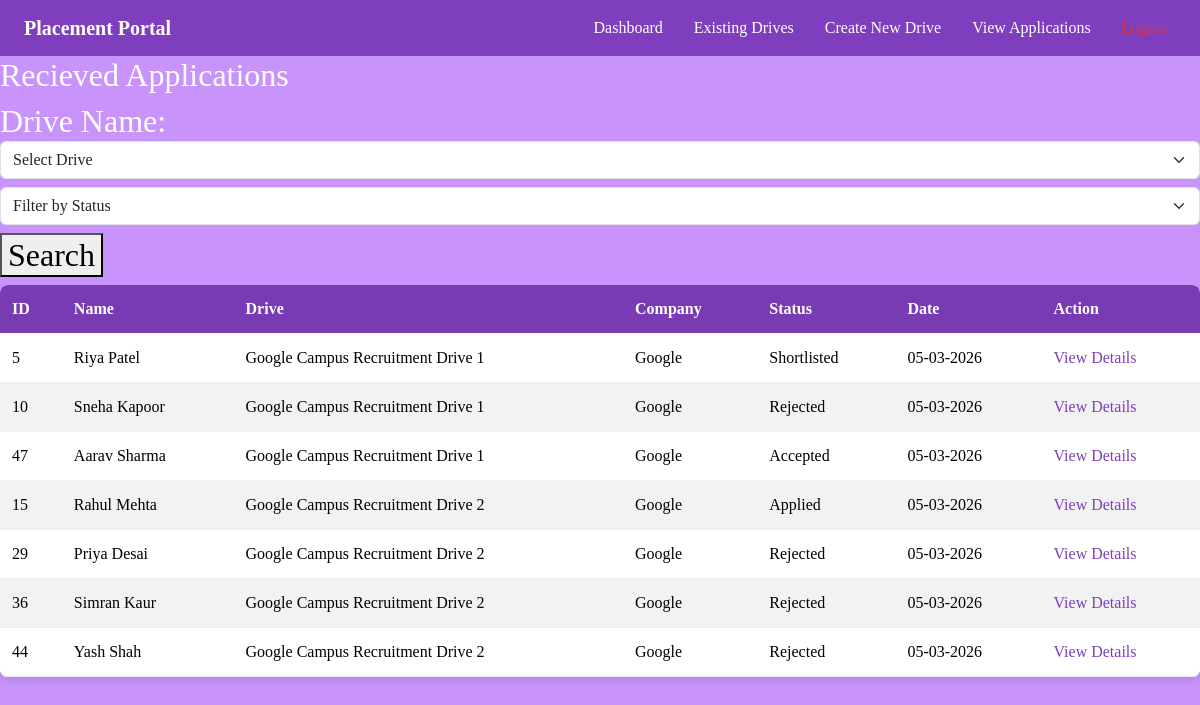
Page /company/1/viewApplications (signed in) on the earlier database version.
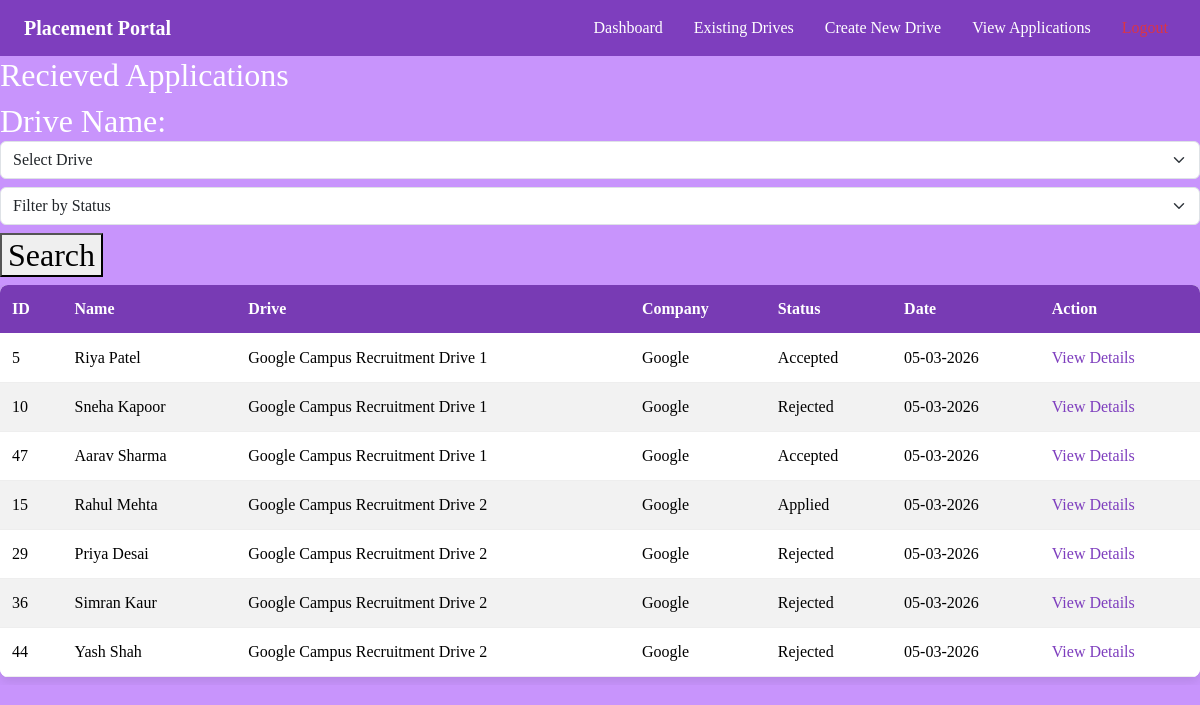
Same page on the later database version.
### models.py (models this page shows)
class Application(db.Model):
    __tablename__ = "applications"
    applicationId = db.Column(db.Integer, autoincrement = True , primary_key = True)
    studentId = db.Column(db.Integer, db.ForeignKey("students.studentId"))
    jobId  = db.Column(db.Integer, db.ForeignKey("jobpositions.jobId"))
    status = db.Column(db.String, default = "Applied", nullable = False)
    appliedOn = db.Column(db.DateTime, default = datetime.utcnow)
    student = db.relationship('Student', back_populates = "applications")
    job = db.relationship('JobPosition', back_populates = 'applications')
    placement = db.relationship('Placement', back_populates = "application" , uselist = False, cascade = "all, delete-orphan")

class Student(db.Model):
    __tablename__ = "students"
    studentId = db.Column(db.Integer,autoincrement = True, primary_key = True )
    userId = db.Column(db.Integer, db.ForeignKey("users.userId"), nullable = False)
    name = db.Column(db.String, nullable = False)
    contactNumber = db.Column(db.Integer , nullable = False)
    department = db.Column(db.String, nullable = False)
    resume = db.Column(db.String, nullable = False)
    experience = db.Column(db.String, nullable = False)
    skills = db.Column(db.String, nullable = False)
    user = db.relationship('User', back_populates = "student")
    applications = db.relationship('Application', back_populates = "student", lazy = True, cascade = "all, delete-orphan")

class JobPosition(db.Model):
    __tablename__ = "jobpositions"
    jobId = db.Column(db.Integer, primary_key = True, autoincrement = True)
    companyId = db.Column(db.Integer, db.ForeignKey("companies.companyId"), nullable = False)
    driveName = db.Column(db.String, nullable = False)
    positionOpen= db.Column(db.String, nullable = False)
    description = db.Column(db.String, nullable = False)
    skillsRequired = db.Column(db.String, nullable = False)
    experienceRequired = db.Column(db.String, nullable = False)
    active = db.Column(db.Boolean, default = True, nullable = False)
    salary = db.Column(db.String, nullable = False)
    location = db.Column(db.String, nullable = False)
    company = db.relationship('Company', back_populates = "jobs")
    applications = db.relationship('Application', back_populates = 'job', lazy = True, cascade = "all, delete-orphan")

class Company(db.Model):
    __tablename__ = "companies"
    companyId = db.Column(db.Integer, autoincrement = True, primary_key = True)
    userId = db.Column(db.Integer, db.ForeignKey("users.userId"), nullable = False)
    companyName = db.Column(db.String, nullable = False)
    industry = db.Column(db.String, nullable = False)
    description = db.Column(db.String, nullable = False)
    companyEmail = db.Column(db.String,nullable = False)
    approved = db.Column(db.Boolean, default = False, nullable = False)
    jobs = db.relationship('JobPosition', back_populates = "company", lazy = True, cascade = "all, delete-orphan")
    user = db.relationship('User', back_populates = "company")

### app.py (the view, shortened to what this page needs)
@app.route('/company/<int:companyId>/viewApplications', methods = ["GET", "POST"])
@role_required('Company')
def showCompanyApplications(companyId):
    if request.method == "GET":
        viewAppId = request.args.get("viewAppId")
        selectedApplication = None
        drives = JobPosition.query.filter_by(companyId = companyId).all()
        if viewAppId:
            selectedApplication = Application.query.filter_by(applicationId = viewAppId).first()
        applications = []
        for drive in drives:
            applicationsList = Application.query.filter_by(jobId = drive.jobId).all()
            for application in applicationsList:
                applications.append(application)
        return render_template('./company/viewApplications.html',drives = drives, applications = applications,companyId = companyId, selectedApplication = selectedApplication )

### app.py (called while the page is built)
@loginManager.user_loader
def load_user(userId):
    return db.session.get(User, int(userId))

def role_required(role):
    def wrapper(func):
        @wraps(func)
        @login_required
        def decorated_function(*args, **kwargs):
            if current_user.role != role:
                abort(403)
            return func(*args,**kwargs)
        return decorated_function
    return wrapper

### templates/company/viewApplications.html (shortened to what this page needs)
<!DOCTYPE html>
<html>
    <head>
        <link href="https://cdn.jsdelivr.net/npm/bootstrap@5.3.3/dist/css/bootstrap.min.css" rel="stylesheet">
        <link rel="stylesheet" href="../../static/css/style.css">
    </head>
    <body>
        <nav class="navbar navbar-expand-lg px-4">
        <a class="navbar-brand" href="{{ url_for('showCompanyDash', companyId = companyId) }}">Placement Portal</a>
        <div class="collapse navbar-collapse">
            <ul class="navbar-nav ms-auto">
                <li class = "nav-item">
                    <a class = "nav-link" href = "{{ url_for('showCompanyDash', companyId = companyId) }}">Dashboard</a>
                </li>
                <li class = "nav-item">
                    <a class = "nav-link" href = "{{ url_for('showCompanyDrives', companyId = companyId) }}">Existing Drives</a>
                </li>
                <li class = "nav-item">
                    <a class = "nav-link" href = "{{ url_for('createDrive', companyId = companyId) }}">Create New Drive</a>
                </li>
                <li class = "nav-item">
                    <a class = "nav-link" href = "{{ url_for('showCompanyApplications', companyId = companyId) }}">View Applications</a>
                </li>
                <li class = "nav-item">
                    <a class = "nav-link text-danger" href = "{{ url_for('logout') }}">Logout</a>
                </li>
            </ul>
        </div>
    </nav>
    <h2>Recieved Applications</h2>
    <form method = "POST" action = "/company/{{ companyId }}/viewApplications">
    <h2>Drive Name:
        <select name="jobId" class="form-select mb-2" required>
            <option value="" disabled selected>Select Drive</option>
        </select>
        <select name="statusVal" class="form-select mb-2">
                        <option value="" disabled selected>Filter by Status</option>
                        </select>
        <button type="submit">Search</button>
    </h2>
    </form>
    <div style = "max-height: 400px; overflow-y: auto;">
        <table class = "table table-striped">
            <tr>
                <th>ID</th>
                <th>Name</th>
                <th>Drive</th>
                <th>Company</th>
                <th>Status</th>
                <th>Date</th>
                <th>Action</th>
            </tr>
            {% for application in applications %}
            <tr>
                <td>{{ application.applicationId }}</td>
                <td>{{ application.student.name }}</td>
                <td>{{ application.job.driveName }}</td>
                <td>{{ application.job.company.companyName }}</td>
                <td>{{ application.status }}</td>
                <td>{{ application.appliedOn.strftime('%d-%m-%Y') }}</td>
                <td><a href = "{{url_for('showCompanyApplications', companyId = companyId, viewAppId = application.applicationId)}}">View Details</a></td>
            </tr>
            {% endfor %}
        </table>
        </div>
    </body>
</html>

Differences in the rows shown:
changed Application "Riya Patel": status "Shortlisted" → "Accepted"
